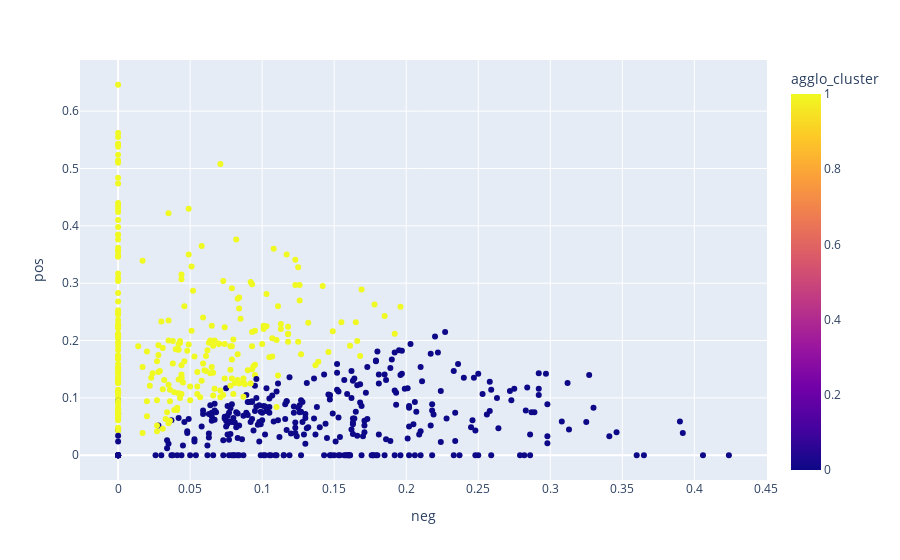

Notebook code cell kept with this figure:
### Code cell
fig = px.scatter(df, x = 'neg', y = 'pos', color='agglo_cluster', hover_data=['ratings','neg','neu','pos','compound'])
fig.show()

### Figure 1 — Plotly figure (JSON) as saved in the notebook; plotly's stock layout.template omitted (floating-point values rounded to 4 significant figures; data arrays with more than 128 entries replaced by an {"elided": "..."} marker saying what was removed)
{"data": [{"customdata": {"elided": "605x3 float values"}, "hovertemplate": "neg=%{x}<br>pos=%{y}<br>ratings=%{customdata[0]}<br>neu=%{customdata[1]}<br>compound=%{customdata[2]}<br>agglo_cluster=%{marker.color}<extra></extra>", "legendgroup": "", "marker": {"color": {"elided": "605 int values"}, "coloraxis": "coloraxis", "symbol": "circle"}, "mode": "markers", "name": "", "orientation": "v", "showlegend": false, "type": "scatter", "x": {"elided": "605 float values"}, "xaxis": "x", "y": {"elided": "605 float values"}, "yaxis": "y"}], "layout": {"coloraxis": {"colorbar": {"title": {"text": "agglo_cluster"}}, "colorscale": [[0, "#0d0887"], [0.1111, "#46039f"], [0.2222, "#7201a8"], [0.3333, "#9c179e"], [0.4444, "#bd3786"], [0.5556, "#d8576b"], [0.6667, "#ed7953"], [0.7778, "#fb9f3a"], [0.8889, "#fdca26"], [1, "#f0f921"]]}, "legend": {"tracegroupgap": 0}, "margin": {"t": 60}, "xaxis": {"anchor": "y", "domain": [0, 1], "title": {"text": "neg"}}, "yaxis": {"anchor": "x", "domain": [0, 1], "title": {"text": "pos"}}}}
